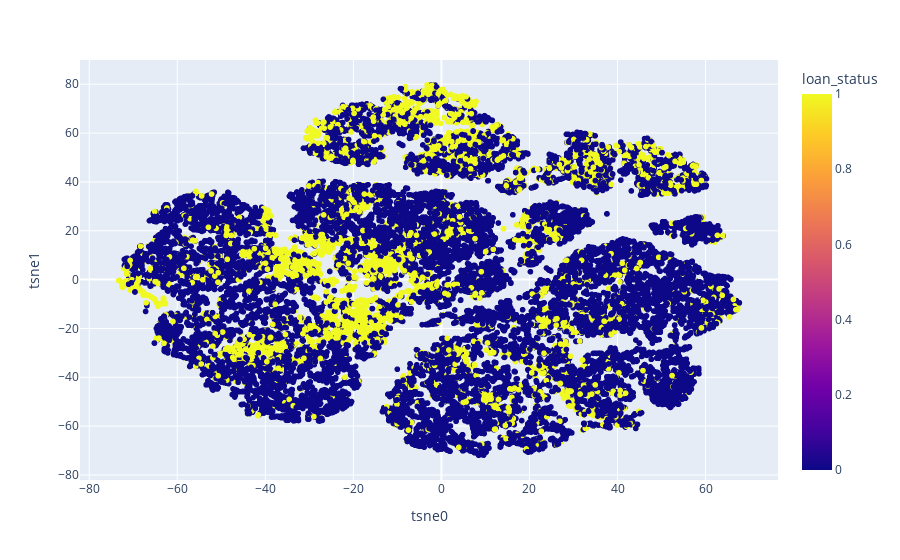

Notebook cell for this chart:
### Code cell
fig = px.scatter(tsne, x="tsne0", y="tsne1", color="loan_status")
fig.show()

### Figure 1 — Plotly figure (JSON) as saved in the notebook; plotly's stock layout.template omitted (floating-point values rounded to 4 significant figures; data arrays with more than 128 entries replaced by an {"elided": "..."} marker saying what was removed)
{"data": [{"hovertemplate": "tsne0=%{x}<br>tsne1=%{y}<br>loan_status=%{marker.color}<extra></extra>", "legendgroup": "", "marker": {"color": {"elided": "27198 int values"}, "coloraxis": "coloraxis", "symbol": "circle"}, "mode": "markers", "name": "", "showlegend": false, "type": "scattergl", "x": {"elided": "27198 float values"}, "xaxis": "x", "y": {"elided": "27198 float values"}, "yaxis": "y"}], "layout": {"coloraxis": {"colorbar": {"title": {"text": "loan_status"}}, "colorscale": [[0, "#0d0887"], [0.1111, "#46039f"], [0.2222, "#7201a8"], [0.3333, "#9c179e"], [0.4444, "#bd3786"], [0.5556, "#d8576b"], [0.6667, "#ed7953"], [0.7778, "#fb9f3a"], [0.8889, "#fdca26"], [1, "#f0f921"]]}, "legend": {"tracegroupgap": 0}, "margin": {"t": 60}, "xaxis": {"anchor": "y", "domain": [0, 1], "title": {"text": "tsne0"}}, "yaxis": {"anchor": "x", "domain": [0, 1], "title": {"text": "tsne1"}}}}
